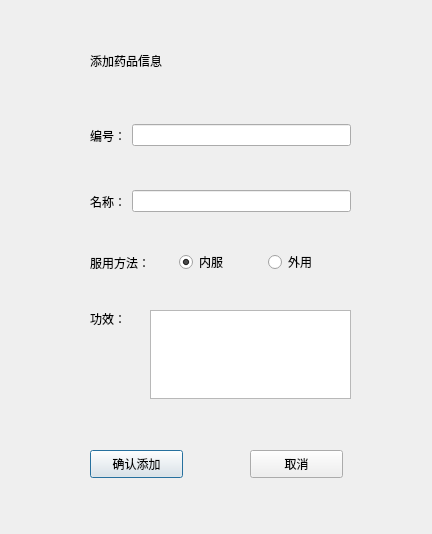
<?xml version="1.0" encoding="UTF-8"?>
<ui version="4.0">
 <class>addmedicine</class>
 <widget class="QDialog" name="addmedicine">
  <property name="geometry">
   <rect>
    <x>0</x>
    <y>0</y>
    <width>432</width>
    <height>534</height>
   </rect>
  </property>
  <property name="minimumSize">
   <size>
    <width>432</width>
    <height>534</height>
   </size>
  </property>
  <property name="maximumSize">
   <size>
    <width>432</width>
    <height>534</height>
   </size>
  </property>
  <property name="windowTitle">
   <string>添加药品信息</string>
  </property>
  <widget class="QLabel" name="label">
   <property name="geometry">
    <rect>
     <x>90</x>
     <y>40</y>
     <width>281</width>
     <height>41</height>
    </rect>
   </property>
   <property name="styleSheet">
    <string notr="true">font: 26pt &quot;方正舒体&quot;;</string>
   </property>
   <property name="text">
    <string>添加药品信息</string>
   </property>
  </widget>
  <widget class="QPushButton" name="pbt_addmedi_ok">
   <property name="geometry">
    <rect>
     <x>90</x>
     <y>450</y>
     <width>93</width>
     <height>28</height>
    </rect>
   </property>
   <property name="styleSheet">
    <string notr="true">font: 75 11pt &quot;等线&quot;;</string>
   </property>
   <property name="text">
    <string>确认添加</string>
   </property>
  </widget>
  <widget class="QPushButton" name="pbt_addmedi_cancel">
   <property name="geometry">
    <rect>
     <x>250</x>
     <y>450</y>
     <width>93</width>
     <height>28</height>
    </rect>
   </property>
   <property name="styleSheet">
    <string notr="true">font: 75 11pt &quot;等线&quot;;</string>
   </property>
   <property name="text">
    <string>取消</string>
   </property>
  </widget>
  <widget class="QWidget" name="layoutWidget">
   <property name="geometry">
    <rect>
     <x>90</x>
     <y>250</y>
     <width>261</width>
     <height>25</height>
    </rect>
   </property>
   <layout class="QHBoxLayout" name="addmedi_Layout_3">
    <item>
     <widget class="QLabel" name="label_4">
      <property name="styleSheet">
       <string notr="true">font: 75 11pt &quot;等线&quot;;</string>
      </property>
      <property name="text">
       <string>服用方法：</string>
      </property>
     </widget>
    </item>
    <item>
     <widget class="QRadioButton" name="radioButton">
      <property name="styleSheet">
       <string notr="true">font: 75 11pt &quot;等线&quot;;</string>
      </property>
      <property name="text">
       <string>内服</string>
      </property>
      <property name="checked">
       <bool>true</bool>
      </property>
      <attribute name="buttonGroup">
       <string notr="true">fangfaGroup</string>
      </attribute>
     </widget>
    </item>
    <item>
     <widget class="QRadioButton" name="radioButton_2">
      <property name="styleSheet">
       <string notr="true">font: 75 11pt &quot;等线&quot;;</string>
      </property>
      <property name="text">
       <string>外用</string>
      </property>
      <property name="checked">
       <bool>false</bool>
      </property>
      <attribute name="buttonGroup">
       <string notr="true">fangfaGroup</string>
      </attribute>
     </widget>
    </item>
   </layout>
  </widget>
  <widget class="QWidget" name="layoutWidget">
   <property name="geometry">
    <rect>
     <x>90</x>
     <y>100</y>
     <width>261</width>
     <height>71</height>
    </rect>
   </property>
   <layout class="QHBoxLayout" name="addmedi_Layout">
    <item>
     <widget class="QLabel" name="label_2">
      <property name="styleSheet">
       <string notr="true">font: 75 11pt &quot;等线&quot;;</string>
      </property>
      <property name="text">
       <string>编号：</string>
      </property>
     </widget>
    </item>
    <item>
     <layout class="QHBoxLayout" name="addmedi_Layout_4">
      <item>
       <widget class="QLineEdit" name="le_num"/>
      </item>
     </layout>
    </item>
   </layout>
  </widget>
  <widget class="QWidget" name="layoutWidget">
   <property name="geometry">
    <rect>
     <x>90</x>
     <y>190</y>
     <width>261</width>
     <height>23</height>
    </rect>
   </property>
   <layout class="QHBoxLayout" name="addmedi_Layout_2">
    <item>
     <widget class="QLabel" name="label_3">
      <property name="styleSheet">
       <string notr="true">font: 75 11pt &quot;等线&quot;;</string>
      </property>
      <property name="text">
       <string>名称：</string>
      </property>
     </widget>
    </item>
    <item>
     <widget class="QLineEdit" name="le_name"/>
    </item>
   </layout>
  </widget>
  <widget class="QTextEdit" name="textEdit">
   <property name="geometry">
    <rect>
     <x>150</x>
     <y>310</y>
     <width>201</width>
     <height>89</height>
    </rect>
   </property>
  </widget>
  <widget class="QLabel" name="label_5">
   <property name="geometry">
    <rect>
     <x>90</x>
     <y>310</y>
     <width>54</width>
     <height>87</height>
    </rect>
   </property>
   <property name="focusPolicy">
    <enum>Qt::NoFocus</enum>
   </property>
   <property name="styleSheet">
    <string notr="true">font: 75 11pt &quot;等线&quot;;</string>
   </property>
   <property name="text">
    <string>功效：</string>
   </property>
   <property name="textFormat">
    <enum>Qt::AutoText</enum>
   </property>
   <property name="alignment">
    <set>Qt::AlignLeading|Qt::AlignLeft|Qt::AlignTop</set>
   </property>
  </widget>
 </widget>
 <resources/>
 <connections/>
 <buttongroups>
  <buttongroup name="fangfaGroup"/>
 </buttongroups>
</ui>
